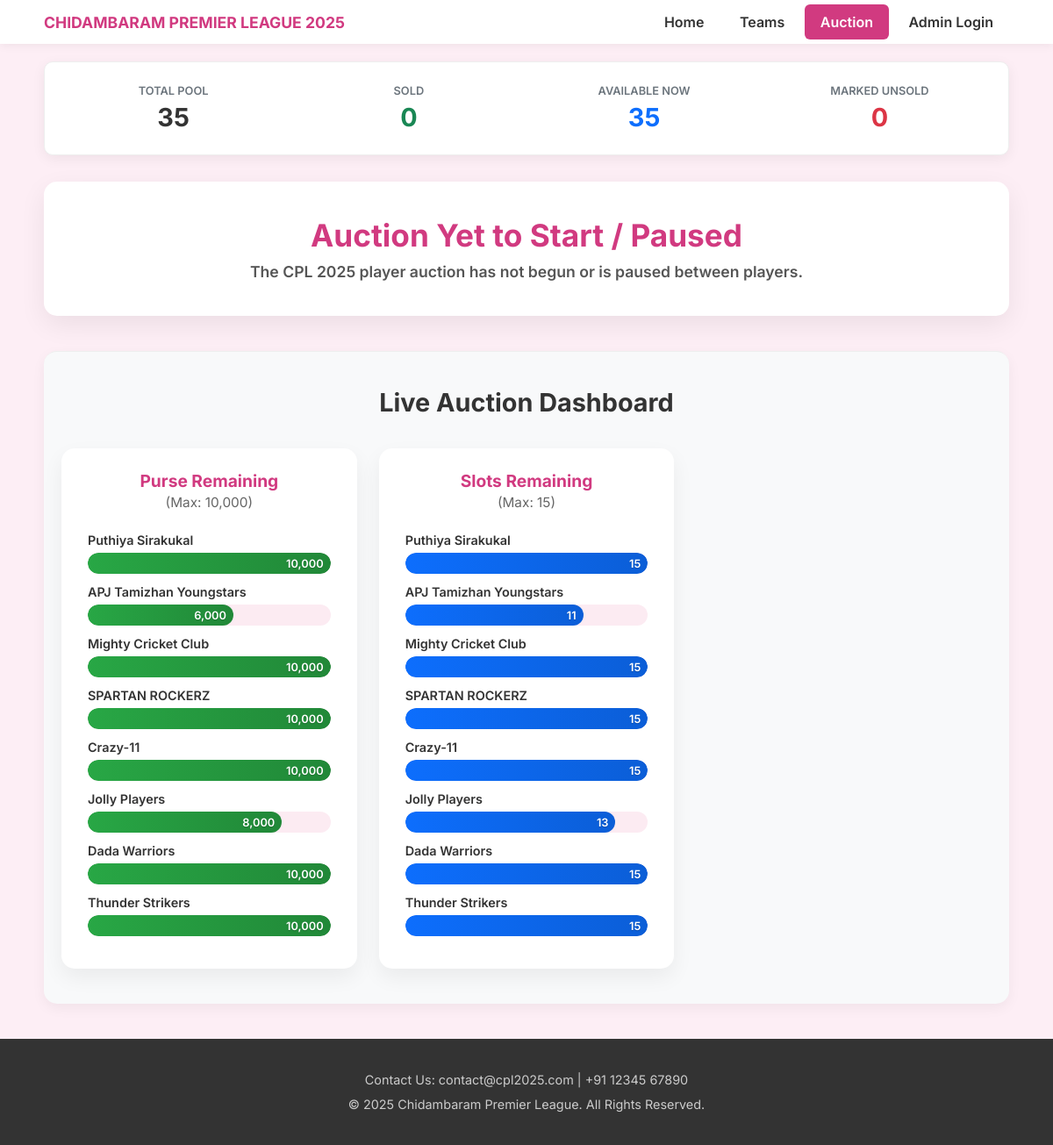
The page /auctions on the database its author committed.
### models.py (models this page shows)
class Team(db.Model):
    id = Column(Integer, primary_key=True)
    team_name = Column(String(100), unique=True, nullable=False)
    captain_name = Column(String(100), nullable=False)
    purse = Column(Integer, default=10000)
    purse_spent = Column(Integer, default=0)
    players_taken_count = Column(Integer, default=0)
    slots_remaining = Column(Integer, default=15) # Assuming max 15 slots
    captain = relationship('User', uselist=False, back_populates='team')
    players = relationship('Player', back_populates='team', lazy='dynamic')

### app.py (the view, shortened to what this page needs)
@app.route('/auctions')
def auctions():
    all_teams = Team.query.all()
    auction_started = session.get('auction_started', False)
    auction_round = session.get('auction_round', 1)
    round_complete = session.get('round_complete', False)
    auction_complete = session.get('auction_complete', False)
    auction_paused = session.get('auction_paused', False)
    current_player = None
    next_round_players_count = 0
    total_auction_players = Player.query.filter_by(is_retained=False).count()
    sold_players_count = Player.query.filter_by(is_retained=False, status='Sold').count()
    currently_unsold_count = Player.query.filter_by(is_retained=False, status='Unsold').count()
    marked_unsold_count = Player.query.filter(
        Player.is_retained==False,
        (Player.status.like('Round % Unsold') | (Player.status == 'Unsold Final'))
    ).count()
    total_remaining_count = currently_unsold_count + marked_unsold_count
    return render_template('auctions.html',
                           active_page='auctions', all_teams=all_teams,
                           auction_started=auction_started, round_complete=round_complete,
                           auction_complete=auction_complete, auction_paused=auction_paused,
                           next_round_players_count=next_round_players_count,
                           auction_round=auction_round, player=current_player,
                           current_user=current_user,
                           total_auction_players=total_auction_players,
                           sold_players_count=sold_players_count,
                           remaining_players_count=total_remaining_count, # Use total remaining
                           currently_unsold_count=currently_unsold_count,  # Available now
                           marked_unsold_count=marked_unsold_count      # Marked unsold in rounds
                           )

### templates/auctions.html (shortened to what this page needs)
{% extends "layout.html" %}
{% set active_page = 'auctions' %}
{% block content %}
<div class="main-container auction-page-container">
    <div class="auction-player-summary">
        <div class="summary-box">
            <span class="summary-label">Total Pool</span>
            <span class="summary-value">{{ total_auction_players }}</span>
        </div>
        <div class="summary-box sold">
            <span class="summary-label">Sold</span>
            <span class="summary-value">{{ sold_players_count }}</span>
        </div>
         <div class="summary-box available">
            <span class="summary-label">Available Now</span>
            <span class="summary-value">{{ currently_unsold_count }}</span>
        </div>
        <div class="summary-box unsold">
            <span class="summary-label">Marked Unsold</span>
            <span class="summary-value">{{ marked_unsold_count }}</span>
        </div>
    </div>
    {% if auction_started and player and not auction_paused %}
        <div class="auction-player-display layout-e4f0bf-display">
            <div class="auction-player-photo layout-e4f0bf-photo">
                 <img class="auction-page-player-img" src="{{ url_for('static', filename='images/' + (player.image_filename if player.image_filename else 'default_player.png')) }}" alt="{{ player.player_name }}">
            </div>
            <div class="auction-player-content layout-e4f0bf-content">
                <h1 class="auction-player-name">{{ player.player_name }}</h1>
                {% if current_user.is_authenticated and current_user.role in ['Admin', 'Super Admin'] %}
                <div class="auction-actions layout-e4f0bf-actions" id="auctionActionsBlock">
                    <button type="button" class="status-btn sold-btn small-btn layout-e4f0bf-sold" id="soldBtnTrigger"><i class="fas fa-check"></i> Sold</button>
                    <form method="POST" action="{{ url_for('mark_unsold', player_id=player.id) }}" class="unsold-form">
                         <button type="submit" class="status-btn unsold-btn small-btn layout-e4f0bf-unsold"><i class="fas fa-times"></i> Unsold</button>
                    </form>
                </div>
                 <form method="POST" action="{{ url_for('mark_sold', player_id=player.id) }}" class="sold-form layout-e4f0bf-sold-form" id="soldForm" style="display: none;">
                    <div class="sold-inputs">
                        <select name="team_id" required class="form-select"> <option value="">-- Select Team --</option> {% for team in all_teams %} <option value="{{ team.id }}">{{ team.team_name }}</option> {% endfor %} </select>
                        <input type="number" name="sold_price" placeholder="Sold Price" required class="form-input">
                    </div>
                    <div class="sold-confirm-buttons">
                        <button type="submit" class="status-btn sold-btn small-btn">Confirm Sold</button>
                        <button type="button" class="status-btn cancel-btn small-btn" id="cancelSoldBtn">Cancel</button>
                    </div>
                </form>
                 {% endif %}
                <div class="auction-stats-tables">
                    <div class="stats-table-wrapper">
                        <h3>VPL 2024 Records</h3>
                         <table class="mini-stats-table">
                            <thead><tr><th>Team</th><th>INN</th><th>Runs</th><th>WKT</th><th>SR</th><th>HS</th></tr></thead>
                            <tbody><tr><td>{{ player.cpl_2024_team if player.cpl_2024_team else '-' }}</td><td>{{ player.cpl_2024_innings if player.cpl_2024_innings is not none else '-' }}</td><td>{{ player.cpl_2024_runs if player.cpl_2024_runs is not none else '-' }}</td><td>{{ player.cpl_2024_wickets if player.cpl_2024_wickets is not none else '-' }}</td><td>{{ player.cpl_2024_sr if player.cpl_2024_sr is not none else '-' }}</td><td>{{ player.cpl_2024_hs if player.cpl_2024_hs is not none else '-' }}</td></tr></tbody>
                         </table>
                    </div>
                    <div class="stats-table-wrapper">
                        <h3>Overall Records</h3>
                         <table class="mini-stats-table">
                            <thead><tr><th>MAT</th><th>Runs</th><th>WKT</th><th>SR</th><th>HS</th></tr></thead>
                            <tbody><tr><td>{{ player.overall_matches if player.overall_matches is not none else '-' }}</td><td>{{ player.overall_runs if player.overall_runs is not none else '-' }}</td><td>{{ player.overall_wickets if player.overall_wickets is not none else '-' }}</td><td>{{ player.overall_sr if player.overall_sr is not none else '-' }}</td><td>{{ player.overall_hs if player.overall_hs is not none else '-' }}</td></tr></tbody>
                         </table>
                    </div>
                </div>
            </div>
        </div>
    {% else %}
        <div class="auction-card-simple">
             <h2 class="page-title"> {% if auction_complete %} Auction Complete {% elif round_complete %} Round {{ auction_round }} Complete {% elif auction_paused %} Auction Paused {% else %} Auction Yet to Start / Paused {% endif %} </h2>
             <p class="page-subtitle"> {% if auction_complete %} All players processed. Use Admin controls to reset. {% elif round_complete %} Waiting for Admin to start Round {{ auction_round + 1 }}. {% elif auction_paused %} Waiting for Admin to resume. {% else %} The CPL 2025 player auction has not begun or is paused between players. {% endif %} </p>
        </div>
    {% endif %}
    <section class="auction-dashboard">
        <h2 class="dashboard-title">Live Auction Dashboard</h2>
        <div class="dashboard-grid">
            <div class="dashboard-chart">
                <h3>Purse Remaining <small>(Max: 10,000)</small></h3>
                {% for team in all_teams %} <div class="bar-item"> <span class="bar-label">{{ team.team_name }}</span> <div class="bar-track"> <div class="bar-fill purse-bar" style="width: {{ (team.purse / 10000) * 100 }}%;"> <span>{{ "{:,}".format(team.purse) }}</span> </div> </div> </div> {% endfor %}
            </div>
            <div class="dashboard-chart">
                <h3>Slots Remaining <small>(Max: 15)</small></h3>
                 {% for team in all_teams %} <div class="bar-item"> <span class="bar-label">{{ team.team_name }}</span> <div class="bar-track"> <div class="bar-fill slot-bar" style="width: {{ (team.slots_remaining / 15) * 100 }}%;"> <span>{{ team.slots_remaining }}</span> </div> </div> </div> {% endfor %}
            </div>
        </div>
    </section>
</div>
{% endblock %}

### static/style.css (style rules this page uses)
body { font-family: 'Inter', Arial, sans-serif; margin: 0; padding: 0; background-color: #fdeef5; color: #333; }
.main-container { max-width: 1100px; margin: 0 auto; padding: 0 20px; }
h1, h2, h3 { color: #333; }
.page-title { text-align: center; color: #d13a80; font-size: 2.2rem; font-weight: 700; margin: 30px 0; }
.page-subtitle { text-align: center; color: #555; font-size: 1rem; font-weight: 600; margin-top: -20px; margin-bottom: 30px; }
.auction-page-container { padding-top: 20px; }
.auction-dashboard { margin-top: 40px; padding: 40px 20px; border-top: 1px solid #eee; background-color: #f8f9fa; border-radius: 15px; box-shadow: 0 5px 15px rgba(0,0,0,0.05); box-sizing: border-box; }
.dashboard-title { text-align: center; color: #333; font-size: 1.8rem; font-weight: 700; margin-top: 0; margin-bottom: 35px; border-bottom: none; padding-bottom: 0; }
.dashboard-grid { display: flex; justify-content: center; align-items: stretch; flex-wrap: wrap; gap: 30px; max-width: 1100px; margin-left: auto; margin-right: auto; padding: 0; box-sizing: border-box; }
.dashboard-chart { background: #ffffff; border-radius: 15px; padding: 25px 30px; box-shadow: 0 10px 25px rgba(0,0,0,0.06); box-sizing: border-box; flex: 1 1 400px; min-width: 300px; }
.dashboard-chart h3 { margin-top: 0; margin-bottom: 25px; color: #d13a80; font-size: 1.2rem; font-weight: 700; text-align: center; }
.dashboard-chart h3 small { font-weight: 400; font-size: 0.8em; color: #666; display: block; margin-top: 3px; }
.bar-item { margin-bottom: 12px; text-align: left; }
.bar-label { display: block; font-size: 0.9rem; font-weight: 600; color: #333; margin-bottom: 6px; text-align: left; }
.bar-track { height: 24px; background: #fcebf2; border-radius: 12px; overflow: hidden; width: 100%; }
.bar-fill { height: 100%; border-radius: 12px; position: relative; transition: width 0.5s ease-out; }
.bar-fill span { position: absolute; right: 8px; top: 50%; transform: translateY(-50%); color: white; font-size: 0.8rem; font-weight: 600; text-shadow: 0 1px 1px rgba(0,0,0,0.2); }
.bar-fill.purse-bar { background: linear-gradient(to right, #28a745, #218838); }
.bar-fill.slot-bar { background: linear-gradient(to right, #0d6efd, #0b5ed7); }
.auction-card-simple { background: #ffffff; border-radius: 15px; box-shadow: 0 10px 30px rgba(0,0,0,0.07); padding: 40px; text-align: center; margin-top: 30px; margin-bottom: 40px; }
.auction-card-simple .page-title { margin-top: 0; margin-bottom: 10px; }
.auction-card-simple .page-subtitle { font-size: 1.1rem; color: #555; margin: 0; }
.dashboard-grid { display: grid; grid-template-columns: repeat(auto-fill, minmax(300px, 1fr)); gap: 25px; margin-top: 30px; }
.auction-player-summary { display: flex; justify-content: space-around; align-items: center; flex-wrap: wrap; gap: 15px; background-color: #ffffff; padding: 15px 20px; border-radius: 10px; box-shadow: 0 4px 15px rgba(0,0,0,0.06); margin-bottom: 30px; border: 1px solid #eee; }
.summary-box { display: flex; flex-direction: column; align-items: center; padding: 10px; min-width: 150px; text-align: center; }
.summary-label { font-size: 0.8rem; color: #6c757d; text-transform: uppercase; margin-bottom: 5px; font-weight: 600; }
.summary-value { font-size: 1.8rem; font-weight: 700; color: #333; }
.summary-box.sold .summary-value { color: #198754; }
.summary-box.available .summary-value { color: #0d6efd; }
.summary-box.unsold .summary-value { color: #dc3545; }

### rows shown on the page
Team: team_name "Puthiya Sirakukal", purse "10,000", slots_remaining "15"
Team: team_name "APJ Tamizhan Youngstars", purse "6,000", slots_remaining "11"
Team: team_name "Mighty Cricket Club", purse "10,000", slots_remaining "15"
Team: team_name "SPARTAN ROCKERZ", purse "10,000", slots_remaining "15"
Team: team_name "Crazy-11", purse "10,000", slots_remaining "15"
Team: team_name "Jolly Players", purse "8,000", slots_remaining "13"
Team: team_name "Dada Warriors", purse "10,000", slots_remaining "15"
Team: team_name "Thunder Strikers", purse "10,000", slots_remaining "15"

### other values the page prints
{{ total_auction_players }} "35"
{{ sold_players_count }} "0"
{{ currently_unsold_count }} "35"
{{ marked_unsold_count }} "0"
